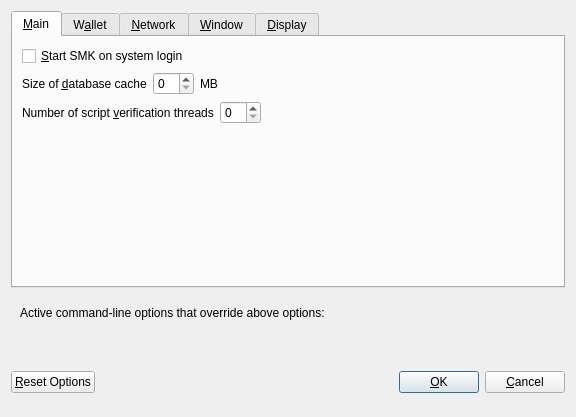
<?xml version="1.0" encoding="UTF-8"?>
<ui version="4.0">
 <class>OptionsDialog</class>
 <widget class="QDialog" name="OptionsDialog">
  <property name="geometry">
   <rect>
    <x>0</x>
    <y>0</y>
    <width>576</width>
    <height>417</height>
   </rect>
  </property>
  <property name="windowTitle">
   <string>Options</string>
  </property>
  <property name="modal">
   <bool>true</bool>
  </property>
  <layout class="QVBoxLayout" name="verticalLayout">
   <item>
    <widget class="QTabWidget" name="tabWidget">
     <property name="currentIndex">
      <number>0</number>
     </property>
     <widget class="QWidget" name="tabMain">
      <attribute name="title">
       <string>&amp;Main</string>
      </attribute>
      <layout class="QVBoxLayout" name="verticalLayout_Main">
       <item>
        <widget class="QCheckBox" name="bitcoinAtStartup">
         <property name="toolTip">
          <string>Automatically start SMK after logging in to the system.</string>
         </property>
         <property name="text">
          <string>&amp;Start SMK on system login</string>
         </property>
        </widget>
       </item>
       <item>
        <layout class="QHBoxLayout" name="horizontalLayout_2_Main">
         <item>
          <widget class="QLabel" name="databaseCacheLabel">
           <property name="text">
            <string>Size of &amp;database cache</string>
           </property>
           <property name="textFormat">
            <enum>Qt::PlainText</enum>
           </property>
           <property name="buddy">
            <cstring>databaseCache</cstring>
           </property>
          </widget>
         </item>
         <item>
          <widget class="QSpinBox" name="databaseCache"/>
         </item>
         <item>
          <widget class="QLabel" name="databaseCacheUnitLabel">
           <property name="text">
            <string>MB</string>
           </property>
           <property name="textFormat">
            <enum>Qt::PlainText</enum>
           </property>
          </widget>
         </item>
         <item>
          <spacer name="horizontalSpacer_2_Main">
           <property name="orientation">
            <enum>Qt::Horizontal</enum>
           </property>
           <property name="sizeHint" stdset="0">
            <size>
             <width>40</width>
             <height>20</height>
            </size>
           </property>
          </spacer>
         </item>
        </layout>
       </item>
       <item>
        <layout class="QHBoxLayout" name="horizontalLayout_3_Main">
         <item>
          <widget class="QLabel" name="threadsScriptVerifLabel">
           <property name="text">
            <string>Number of script &amp;verification threads</string>
           </property>
           <property name="textFormat">
            <enum>Qt::PlainText</enum>
           </property>
           <property name="buddy">
            <cstring>threadsScriptVerif</cstring>
           </property>
          </widget>
         </item>
         <item>
          <widget class="QSpinBox" name="threadsScriptVerif">
           <property name="toolTip">
            <string>(0 = auto, &lt;0 = leave that many cores free)</string>
           </property>
          </widget>
         </item>
         <item>
          <spacer name="horizontalSpacer_3_Main">
           <property name="orientation">
            <enum>Qt::Horizontal</enum>
           </property>
           <property name="sizeHint" stdset="0">
            <size>
             <width>40</width>
             <height>20</height>
            </size>
           </property>
          </spacer>
         </item>
        </layout>
       </item>
       <item>
        <spacer name="verticalSpacer_Main">
         <property name="orientation">
          <enum>Qt::Vertical</enum>
         </property>
         <property name="sizeHint" stdset="0">
          <size>
           <width>20</width>
           <height>40</height>
          </size>
         </property>
        </spacer>
       </item>
      </layout>
     </widget>
     <widget class="QWidget" name="tabWallet">
      <attribute name="title">
       <string>W&amp;allet</string>
      </attribute>
      <layout class="QVBoxLayout" name="verticalLayout_Wallet">
       <item>
        <widget class="QGroupBox" name="groupBox">
         <property name="title">
          <string>Expert</string>
         </property>
         <layout class="QVBoxLayout" name="verticalLayout_2">
          <item>
           <widget class="QCheckBox" name="coinControlFeatures">
            <property name="toolTip">
             <string>Whether to show coin control features or not.</string>
            </property>
            <property name="text">
             <string>Enable coin &amp;control features</string>
            </property>
           </widget>
          </item>
          <item>
           <widget class="QCheckBox" name="showMasternodesTab">
            <property name="toolTip">
             <string>Show additional tab listing all your masternodes in first sub-tab&lt;br/&gt;and all masternodes on the network in second sub-tab.</string>
            </property>
            <property name="text">
             <string>Show Masternodes Tab</string>
            </property>
           </widget>
          </item>
          <item>
           <widget class="QCheckBox" name="spendZeroConfChange">
            <property name="toolTip">
             <string>If you disable the spending of unconfirmed change, the change from a transaction&lt;br/&gt;cannot be used until that transaction has at least one confirmation.&lt;br/&gt;This also affects how your balance is computed.</string>
            </property>
            <property name="text">
             <string>&amp;Spend unconfirmed change</string>
            </property>
           </widget>
          </item>
         </layout>
        </widget>
       </item>
       <item>
        <spacer name="verticalSpacer_Wallet">
         <property name="orientation">
          <enum>Qt::Vertical</enum>
         </property>
         <property name="sizeHint" stdset="0">
          <size>
           <width>20</width>
           <height>40</height>
          </size>
         </property>
        </spacer>
       </item>
      </layout>
     </widget>
     <widget class="QWidget" name="tabNetwork">
      <attribute name="title">
       <string>&amp;Network</string>
      </attribute>
      <layout class="QVBoxLayout" name="verticalLayout_Network">
       <item>
        <widget class="QCheckBox" name="mapPortUpnp">
         <property name="toolTip">
          <string>Automatically open the SMK client port on the router. This only works when your router supports UPnP and it is enabled.</string>
         </property>
         <property name="text">
          <string>Map port using &amp;UPnP</string>
         </property>
        </widget>
       </item>
       <item>
        <widget class="QCheckBox" name="allowIncoming">
         <property name="toolTip">
          <string>Accept connections from outside</string>
         </property>
         <property name="text">
          <string>Allow incoming connections</string>
         </property>
        </widget>
       </item>
       <item>
        <widget class="QCheckBox" name="connectSocks">
         <property name="toolTip">
          <string>Connect to the SMK network through a SOCKS5 proxy.</string>
         </property>
         <property name="text">
          <string>&amp;Connect through SOCKS5 proxy (default proxy):</string>
         </property>
        </widget>
       </item>
       <item>
        <layout class="QHBoxLayout" name="horizontalLayout_1_Network">
         <item>
          <widget class="QLabel" name="proxyIpLabel">
           <property name="text">
            <string>Proxy &amp;IP:</string>
           </property>
           <property name="textFormat">
            <enum>Qt::PlainText</enum>
           </property>
           <property name="buddy">
            <cstring>proxyIp</cstring>
           </property>
          </widget>
         </item>
         <item>
          <widget class="QValidatedLineEdit" name="proxyIp">
           <property name="minimumSize">
            <size>
             <width>140</width>
             <height>0</height>
            </size>
           </property>
           <property name="maximumSize">
            <size>
             <width>140</width>
             <height>16777215</height>
            </size>
           </property>
           <property name="toolTip">
            <string>IP address of the proxy (e.g. IPv4: 127.0.0.1 / IPv6: ::1)</string>
           </property>
          </widget>
         </item>
         <item>
          <widget class="QLabel" name="proxyPortLabel">
           <property name="text">
            <string>&amp;Port:</string>
           </property>
           <property name="textFormat">
            <enum>Qt::PlainText</enum>
           </property>
           <property name="buddy">
            <cstring>proxyPort</cstring>
           </property>
          </widget>
         </item>
         <item>
          <widget class="QLineEdit" name="proxyPort">
           <property name="minimumSize">
            <size>
             <width>55</width>
             <height>0</height>
            </size>
           </property>
           <property name="maximumSize">
            <size>
             <width>55</width>
             <height>16777215</height>
            </size>
           </property>
           <property name="toolTip">
            <string>Port of the proxy (e.g. 9050)</string>
           </property>
          </widget>
         </item>
         <item>
          <spacer name="horizontalSpacer_1_Network">
           <property name="orientation">
            <enum>Qt::Horizontal</enum>
           </property>
           <property name="sizeHint" stdset="0">
            <size>
             <width>40</width>
             <height>20</height>
            </size>
           </property>
          </spacer>
         </item>
        </layout>
       </item>
       <item>
        <spacer name="verticalSpacer_Network">
         <property name="orientation">
          <enum>Qt::Vertical</enum>
         </property>
         <property name="sizeHint" stdset="0">
          <size>
           <width>20</width>
           <height>40</height>
          </size>
         </property>
        </spacer>
       </item>
      </layout>
     </widget>
     <widget class="QWidget" name="tabWindow">
      <attribute name="title">
       <string>&amp;Window</string>
      </attribute>
      <layout class="QVBoxLayout" name="verticalLayout_Window">
       <item>
        <widget class="QCheckBox" name="minimizeToTray">
         <property name="toolTip">
          <string>Show only a tray icon after minimizing the window.</string>
         </property>
         <property name="text">
          <string>&amp;Minimize to the tray instead of the taskbar</string>
         </property>
        </widget>
       </item>
       <item>
        <widget class="QCheckBox" name="minimizeOnClose">
         <property name="toolTip">
          <string>Minimize instead of exit the application when the window is closed. When this option is enabled, the application will be closed only after selecting Quit in the menu.</string>
         </property>
         <property name="text">
          <string>M&amp;inimize on close</string>
         </property>
        </widget>
       </item>
       <item>
        <spacer name="verticalSpacer_Window">
         <property name="orientation">
          <enum>Qt::Vertical</enum>
         </property>
         <property name="sizeHint" stdset="0">
          <size>
           <width>20</width>
           <height>40</height>
          </size>
         </property>
        </spacer>
       </item>
      </layout>
     </widget>
     <widget class="QWidget" name="tabDisplay">
      <attribute name="title">
       <string>&amp;Display</string>
      </attribute>
      <layout class="QVBoxLayout" name="verticalLayout_Display">
       <item>
        <layout class="QHBoxLayout" name="horizontalLayout_1_Display">
         <item>
          <widget class="QLabel" name="langLabel">
           <property name="text">
            <string>User Interface &amp;language:</string>
           </property>
           <property name="textFormat">
            <enum>Qt::PlainText</enum>
           </property>
           <property name="buddy">
            <cstring>lang</cstring>
           </property>
          </widget>
         </item>
         <item>
          <widget class="QValueComboBox" name="lang">
           <property name="toolTip">
            <string>The user interface language can be set here. This setting will take effect after restarting SMK.</string>
           </property>
          </widget>
         </item>
        </layout>
       </item>
       <item>
        <widget class="QLabel" name="label_3">
         <property name="toolTip">
          <string notr="true"/>
         </property>
         <property name="statusTip">
          <string notr="true"/>
         </property>
         <property name="whatsThis">
          <string notr="true"/>
         </property>
         <property name="accessibleName">
          <string notr="true"/>
         </property>
         <property name="text">
          <string>Language missing or translation incomplete? Help contributing translations here:
https://www.transifex.com/smk-project/smk-project-translations</string>
         </property>
         <property name="wordWrap">
          <bool>true</bool>
         </property>
         <property name="openExternalLinks">
          <bool>true</bool>
         </property>
         <property name="textInteractionFlags">
          <set>Qt::TextBrowserInteraction</set>
         </property>
        </widget>
       </item>
       <item>
        <layout class="QHBoxLayout" name="horizontalLayout_4_Display" stretch="0,0">
         <item>
          <widget class="QLabel" name="themeLabel">
           <property name="text">
            <string>User Interface Theme:</string>
           </property>
          </widget>
         </item>
         <item>
          <widget class="QValueComboBox" name="theme"/>
         </item>
        </layout>
       </item>
       <item>
        <widget class="Line" name="line">
         <property name="orientation">
          <enum>Qt::Horizontal</enum>
         </property>
        </widget>
       </item>
       <item>
        <layout class="QHBoxLayout" name="horizontalLayout_2_Display">
         <item>
          <widget class="QLabel" name="unitLabel">
           <property name="text">
            <string>&amp;Unit to show amounts in:</string>
           </property>
           <property name="textFormat">
            <enum>Qt::PlainText</enum>
           </property>
           <property name="buddy">
            <cstring>unit</cstring>
           </property>
          </widget>
         </item>
         <item>
          <widget class="QValueComboBox" name="unit">
           <property name="toolTip">
            <string>Choose the default subdivision unit to show in the interface and when sending coins.</string>
           </property>
          </widget>
         </item>
        </layout>
       </item>
       <item>
        <layout class="QHBoxLayout" name="horizontalLayout_5_Display">
         <item>
          <widget class="QLabel" name="digitsLabel">
           <property name="text">
            <string>Decimal digits</string>
           </property>
          </widget>
         </item>
         <item>
          <widget class="QValueComboBox" name="digits"/>
         </item>
        </layout>
       </item>
       <item>
        <layout class="QHBoxLayout" name="horizontalLayout_3_Display">
         <item>
          <widget class="QLabel" name="thirdPartyTxUrlsLabel">
           <property name="toolTip">
            <string>Third party URLs (e.g. a block explorer) that appear in the transactions tab as context menu items. %s in the URL is replaced by transaction hash. Multiple URLs are separated by vertical bar |.</string>
           </property>
           <property name="text">
            <string>Third party transaction URLs</string>
           </property>
           <property name="buddy">
            <cstring>thirdPartyTxUrls</cstring>
           </property>
          </widget>
         </item>
         <item>
          <widget class="QLineEdit" name="thirdPartyTxUrls">
           <property name="toolTip">
            <string>Third party URLs (e.g. a block explorer) that appear in the transactions tab as context menu items. %s in the URL is replaced by transaction hash. Multiple URLs are separated by vertical bar |.</string>
           </property>
          </widget>
         </item>
        </layout>
       </item>
       <item>
        <spacer name="verticalSpacer">
         <property name="orientation">
          <enum>Qt::Vertical</enum>
         </property>
         <property name="sizeHint" stdset="0">
          <size>
           <width>20</width>
           <height>40</height>
          </size>
         </property>
        </spacer>
       </item>
      </layout>
     </widget>
    </widget>
   </item>
   <item>
    <widget class="QFrame" name="frame">
     <layout class="QVBoxLayout" name="verticalLayout_Bottom">
      <item>
       <layout class="QHBoxLayout" name="horizontalLayout_Bottom">
        <item>
         <widget class="QLabel" name="overriddenByCommandLineInfoLabel">
          <property name="text">
           <string>Active command-line options that override above options:</string>
          </property>
          <property name="textFormat">
           <enum>Qt::PlainText</enum>
          </property>
         </widget>
        </item>
        <item>
         <spacer name="horizontalSpacer_Bottom">
          <property name="orientation">
           <enum>Qt::Horizontal</enum>
          </property>
          <property name="sizeHint" stdset="0">
           <size>
            <width>40</width>
            <height>20</height>
           </size>
          </property>
         </spacer>
        </item>
       </layout>
      </item>
      <item>
       <widget class="QLabel" name="overriddenByCommandLineLabel">
        <property name="text">
         <string/>
        </property>
        <property name="textFormat">
         <enum>Qt::PlainText</enum>
        </property>
        <property name="wordWrap">
         <bool>true</bool>
        </property>
       </widget>
      </item>
     </layout>
    </widget>
   </item>
   <item>
    <layout class="QHBoxLayout" name="horizontalLayout_Buttons">
     <item>
      <widget class="QPushButton" name="resetButton">
       <property name="toolTip">
        <string>Reset all client options to default.</string>
       </property>
       <property name="text">
        <string>&amp;Reset Options</string>
       </property>
       <property name="autoDefault">
        <bool>false</bool>
       </property>
      </widget>
     </item>
     <item>
      <spacer name="horizontalSpacer_1">
       <property name="orientation">
        <enum>Qt::Horizontal</enum>
       </property>
       <property name="sizeHint" stdset="0">
        <size>
         <width>40</width>
         <height>48</height>
        </size>
       </property>
      </spacer>
     </item>
     <item>
      <widget class="QLabel" name="statusLabel">
       <property name="minimumSize">
        <size>
         <width>200</width>
         <height>0</height>
        </size>
       </property>
       <property name="font">
        <font>
         <weight>75</weight>
         <bold>true</bold>
        </font>
       </property>
       <property name="text">
        <string/>
       </property>
       <property name="textFormat">
        <enum>Qt::PlainText</enum>
       </property>
       <property name="wordWrap">
        <bool>true</bool>
       </property>
      </widget>
     </item>
     <item>
      <spacer name="horizontalSpacer_2">
       <property name="orientation">
        <enum>Qt::Horizontal</enum>
       </property>
       <property name="sizeHint" stdset="0">
        <size>
         <width>40</width>
         <height>48</height>
        </size>
       </property>
      </spacer>
     </item>
     <item>
      <widget class="QPushButton" name="okButton">
       <property name="text">
        <string>&amp;OK</string>
       </property>
       <property name="autoDefault">
        <bool>false</bool>
       </property>
       <property name="default">
        <bool>true</bool>
       </property>
      </widget>
     </item>
     <item>
      <widget class="QPushButton" name="cancelButton">
       <property name="text">
        <string>&amp;Cancel</string>
       </property>
       <property name="autoDefault">
        <bool>false</bool>
       </property>
      </widget>
     </item>
    </layout>
   </item>
  </layout>
 </widget>
 <customwidgets>
  <customwidget>
   <class>QValidatedLineEdit</class>
   <extends>QLineEdit</extends>
   <header>qvalidatedlineedit.h</header>
  </customwidget>
  <customwidget>
   <class>QValueComboBox</class>
   <extends>QComboBox</extends>
   <header>qvaluecombobox.h</header>
  </customwidget>
 </customwidgets>
 <resources/>
 <connections/>
</ui>
